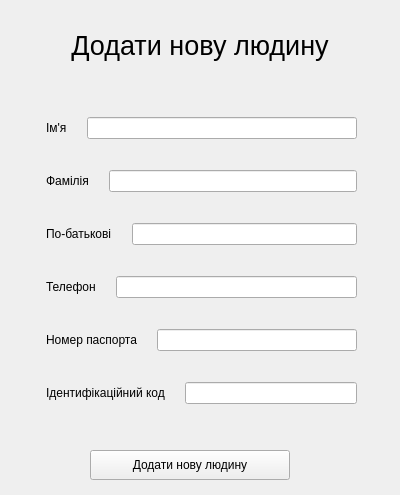
<?xml version="1.0" encoding="UTF-8"?>
<ui version="4.0">
 <class>new_human_picker</class>
 <widget class="QWidget" name="new_human_picker">
  <property name="geometry">
   <rect>
    <x>0</x>
    <y>0</y>
    <width>400</width>
    <height>495</height>
   </rect>
  </property>
  <property name="windowTitle">
   <string>Form</string>
  </property>
  <property name="layoutDirection">
   <enum>Qt::LeftToRight</enum>
  </property>
  <property name="styleSheet">
   <string notr="true"/>
  </property>
  <widget class="QLabel" name="header">
   <property name="geometry">
    <rect>
     <x>50</x>
     <y>20</y>
     <width>300</width>
     <height>50</height>
    </rect>
   </property>
   <property name="styleSheet">
    <string notr="true">font-size:20pt</string>
   </property>
   <property name="text">
    <string>Додати нову людину</string>
   </property>
   <property name="textFormat">
    <enum>Qt::AutoText</enum>
   </property>
   <property name="alignment">
    <set>Qt::AlignCenter</set>
   </property>
  </widget>
  <widget class="QPushButton" name="submit_button">
   <property name="geometry">
    <rect>
     <x>90</x>
     <y>450</y>
     <width>200</width>
     <height>30</height>
    </rect>
   </property>
   <property name="text">
    <string>Додати нову людину</string>
   </property>
  </widget>
  <widget class="QWidget" name="layoutWidget">
   <property name="geometry">
    <rect>
     <x>31</x>
     <y>91</y>
     <width>341</width>
     <height>341</height>
    </rect>
   </property>
   <layout class="QVBoxLayout" name="verticalLayout">
    <property name="spacing">
     <number>5</number>
    </property>
    <property name="leftMargin">
     <number>5</number>
    </property>
    <property name="rightMargin">
     <number>5</number>
    </property>
    <item>
     <layout class="QHBoxLayout" name="horizontalLayout">
      <property name="spacing">
       <number>20</number>
      </property>
      <property name="leftMargin">
       <number>10</number>
      </property>
      <property name="rightMargin">
       <number>10</number>
      </property>
      <item>
       <widget class="QLabel" name="name_label">
        <property name="text">
         <string>Ім'я</string>
        </property>
       </widget>
      </item>
      <item>
       <widget class="QLineEdit" name="name">
        <property name="maxLength">
         <number>20</number>
        </property>
       </widget>
      </item>
     </layout>
    </item>
    <item>
     <layout class="QHBoxLayout" name="horizontalLayout_2">
      <property name="spacing">
       <number>20</number>
      </property>
      <property name="leftMargin">
       <number>10</number>
      </property>
      <property name="rightMargin">
       <number>10</number>
      </property>
      <item>
       <widget class="QLabel" name="surname_label">
        <property name="text">
         <string>Фамілія</string>
        </property>
       </widget>
      </item>
      <item>
       <widget class="QLineEdit" name="surname">
        <property name="maxLength">
         <number>20</number>
        </property>
       </widget>
      </item>
     </layout>
    </item>
    <item>
     <layout class="QHBoxLayout" name="horizontalLayout_3">
      <property name="spacing">
       <number>20</number>
      </property>
      <property name="leftMargin">
       <number>10</number>
      </property>
      <property name="rightMargin">
       <number>10</number>
      </property>
      <item>
       <widget class="QLabel" name="patronymic_label">
        <property name="text">
         <string>По-батькові</string>
        </property>
       </widget>
      </item>
      <item>
       <widget class="QLineEdit" name="patronymic">
        <property name="maxLength">
         <number>20</number>
        </property>
       </widget>
      </item>
     </layout>
    </item>
    <item>
     <layout class="QHBoxLayout" name="horizontalLayout_4">
      <property name="spacing">
       <number>20</number>
      </property>
      <property name="leftMargin">
       <number>10</number>
      </property>
      <property name="rightMargin">
       <number>10</number>
      </property>
      <item>
       <widget class="QLabel" name="phone_label">
        <property name="text">
         <string>Телефон</string>
        </property>
       </widget>
      </item>
      <item>
       <widget class="QLineEdit" name="phone">
        <property name="maxLength">
         <number>20</number>
        </property>
       </widget>
      </item>
     </layout>
    </item>
    <item>
     <layout class="QHBoxLayout" name="horizontalLayout_5">
      <property name="spacing">
       <number>20</number>
      </property>
      <property name="leftMargin">
       <number>10</number>
      </property>
      <property name="rightMargin">
       <number>10</number>
      </property>
      <item>
       <widget class="QLabel" name="passport_label">
        <property name="text">
         <string>Номер паспорта</string>
        </property>
       </widget>
      </item>
      <item>
       <widget class="QLineEdit" name="passport">
        <property name="inputMask">
         <string>XX999999</string>
        </property>
        <property name="maxLength">
         <number>8</number>
        </property>
       </widget>
      </item>
     </layout>
    </item>
    <item>
     <layout class="QHBoxLayout" name="horizontalLayout_6">
      <property name="spacing">
       <number>20</number>
      </property>
      <property name="leftMargin">
       <number>10</number>
      </property>
      <property name="rightMargin">
       <number>10</number>
      </property>
      <item>
       <widget class="QLabel" name="code_label">
        <property name="text">
         <string>Ідентифікаційний код</string>
        </property>
       </widget>
      </item>
      <item>
       <widget class="QLineEdit" name="code">
        <property name="inputMask">
         <string>9999999999</string>
        </property>
        <property name="maxLength">
         <number>10</number>
        </property>
       </widget>
      </item>
     </layout>
    </item>
   </layout>
  </widget>
 </widget>
 <resources/>
 <connections/>
</ui>
